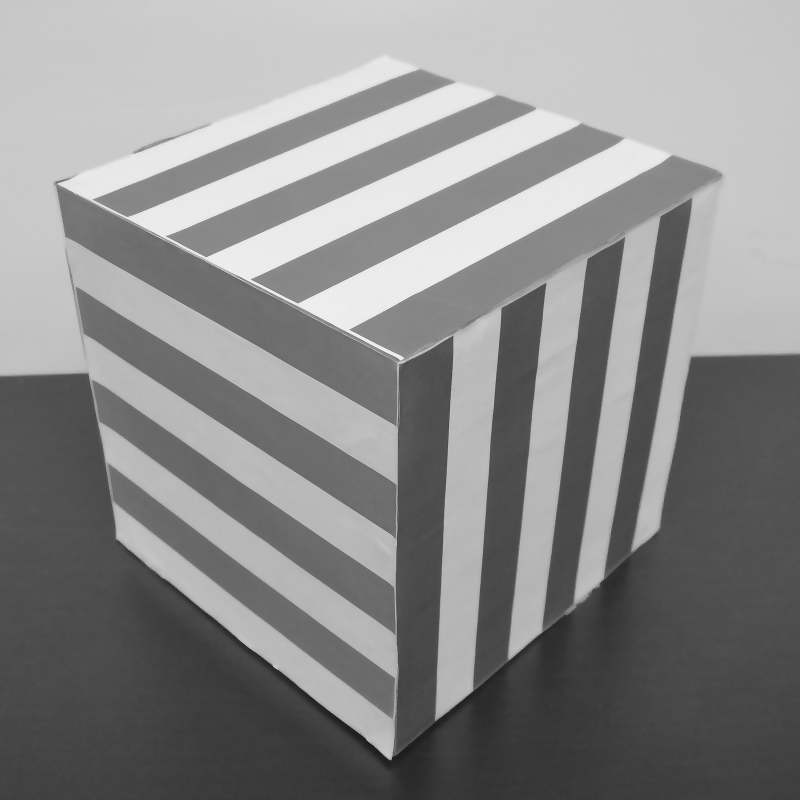
%> input picture tmp.pgm, 1600 x 1600 px (shown at 1/2 size)
$ octave --eval "result = my_sobel(imread('../tmp.pgm'));"   (GNU Octave 9; MATLAB toolbox functions it lacks are replaced by stand-ins)
%> lines starting %> are read from the running program, lines starting %| are printed output that depends on the picture; in (x1, y1, x2, y2) boxes, pixels count from 0 and x2, y2 are one past the last pixel; in counts of white or black regions, pixels touching at a corner belong together; the program's own positions count from 1
function [edgeImage_x,edgeImage_y,magnitude] = my_sobel(originalImage)
assert(all(size(originalImage) <= [2048 2048]));

k = [1 2 1; 0 0 0; -1 -2 -1];
H = conv2(double(originalImage),k, 'same');
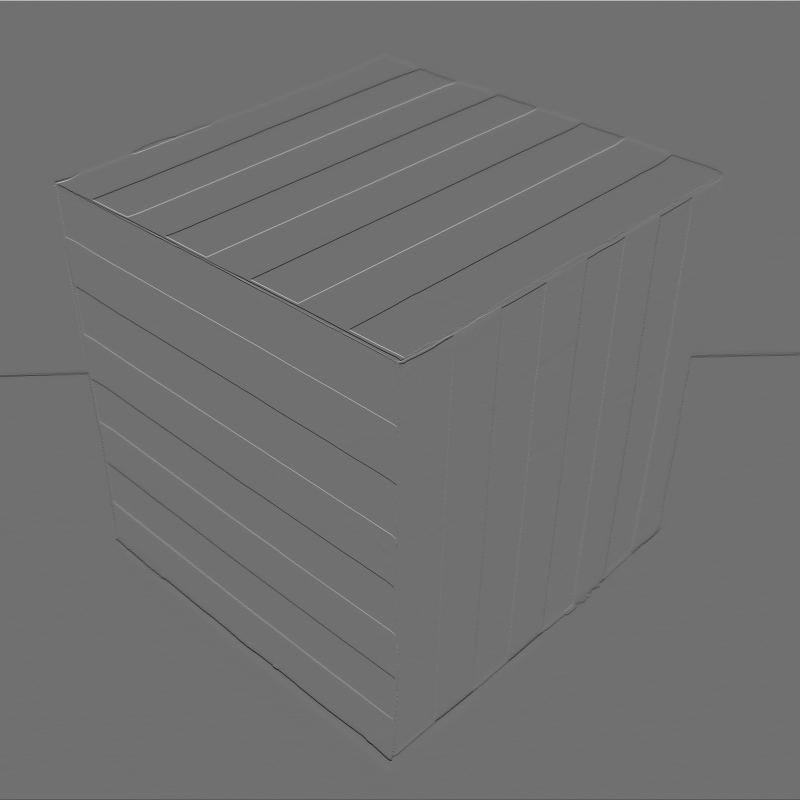
%> H: size 1600x1600 double (shown at 1/2 size); min -664, max 840, mean -0.4; drawn with min black and max white
H = imresize(H,size(originalImage));

V = conv2(double(originalImage),k','same');
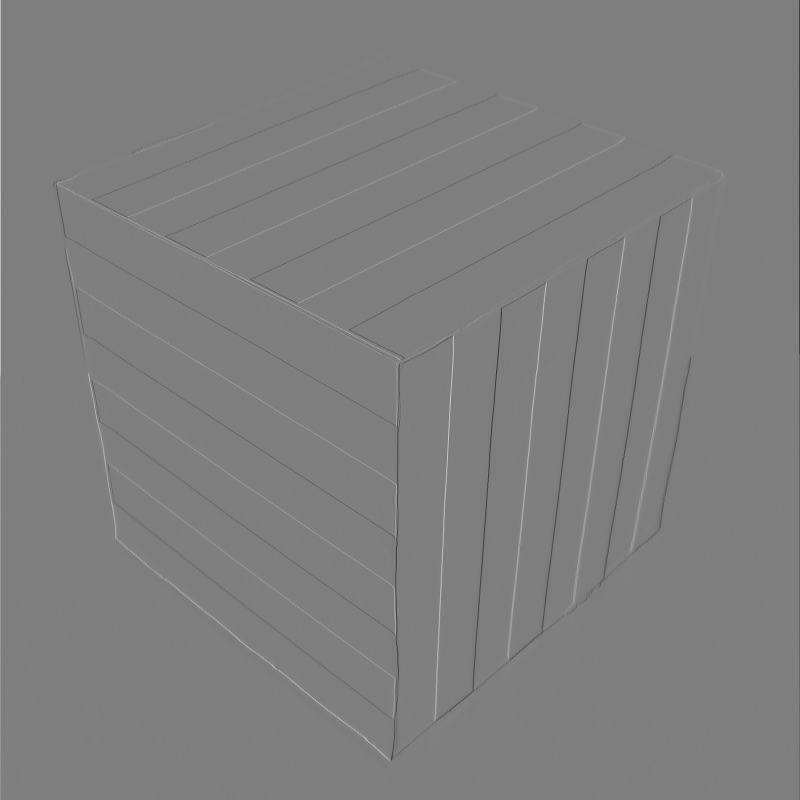
%> V: size 1600x1600 double (shown at 1/2 size); min -800, max 807, mean 0; drawn with min black and max white
V =imresize(V,size(originalImage));
magnitude = sqrt(H.*H + V.*V);
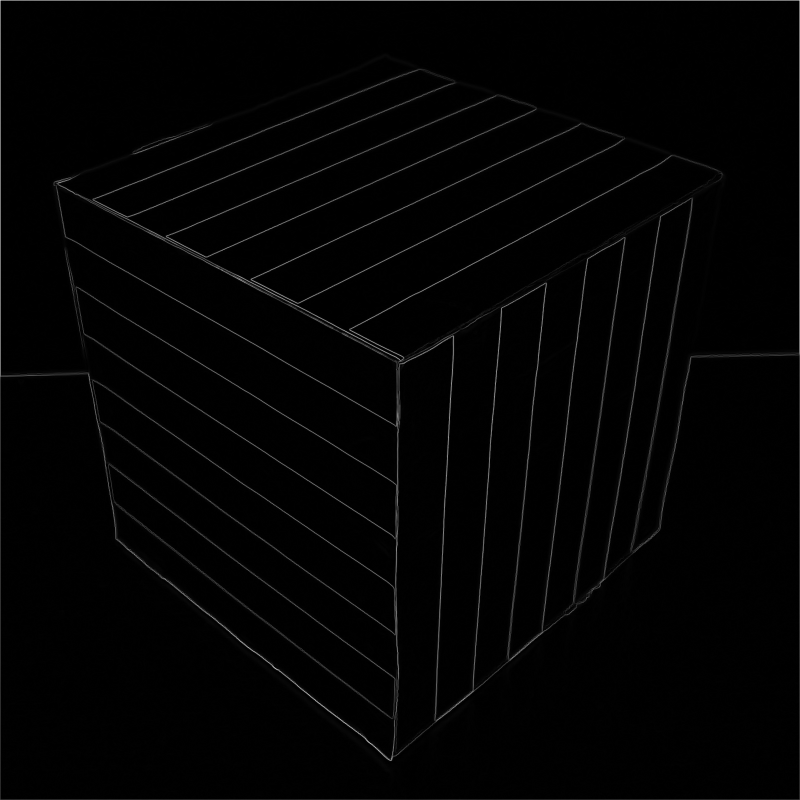
%> magnitude: size 1600x1600 double (shown at 1/2 size); min 0, max 844.3, mean 10.6; drawn with min black and max white
level = graythresh(originalImage);
%> level = 0.561
edgeImage_x = im2bw(H,level);
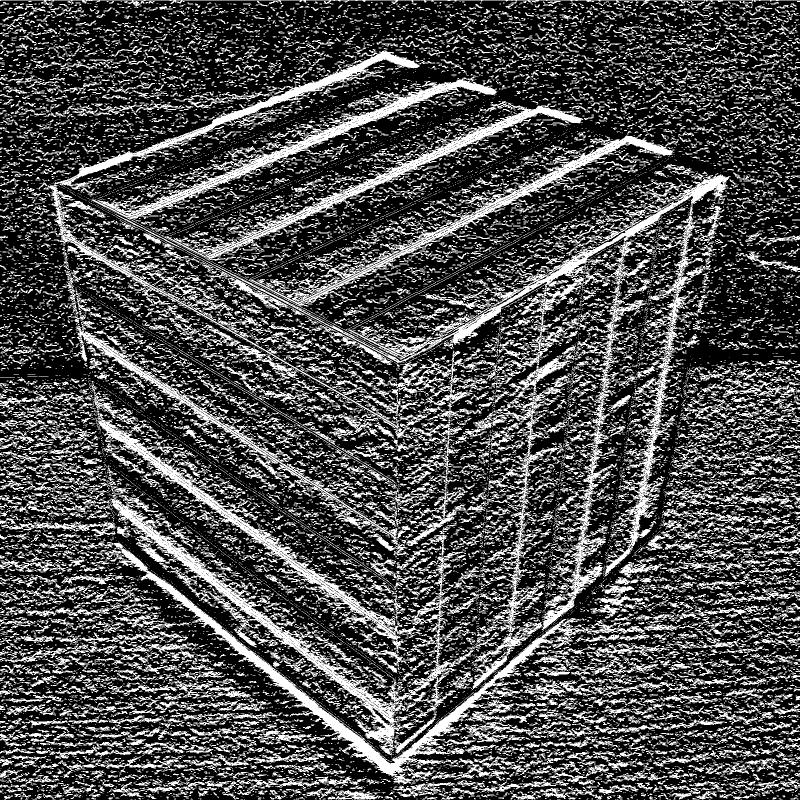
%> edgeImage_x: size 1600x1600 logical (shown at 1/2 size); 30% white; 24109 white regions (18907 under 20 px), largest, box (x1, y1, x2, y2) and area: (230, 271, 1462, 852) 42402, (182, 155, 1167, 522) 32923, (188, 976, 949, 1511) 27863
edgeImage_y = im2bw(V,level);
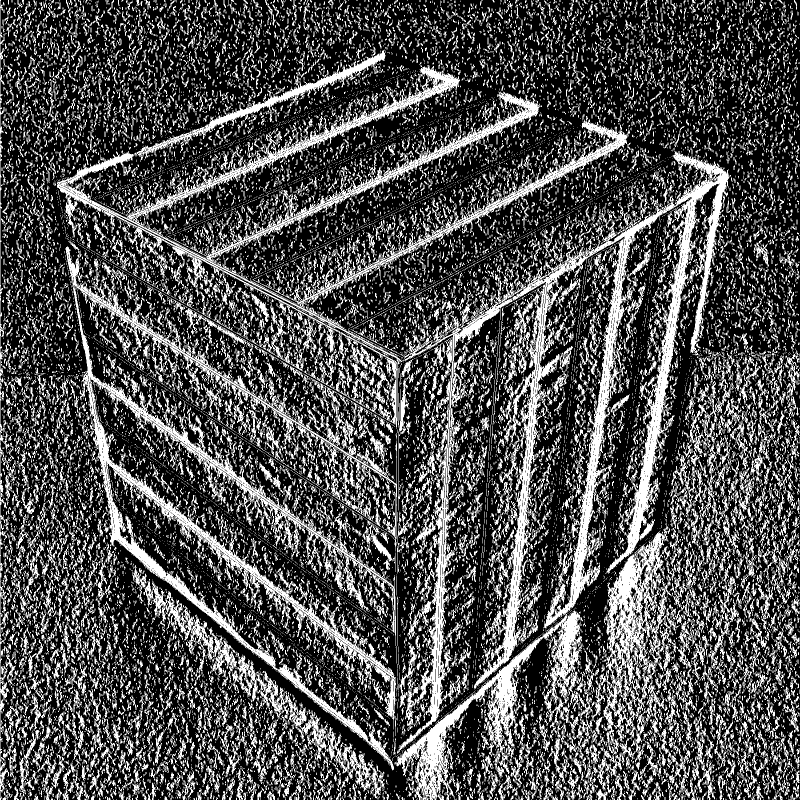
%> edgeImage_y: size 1600x1600 logical (shown at 1/2 size); 30.8% white; 25269 white regions (19745 under 20 px), largest, box (x1, y1, x2, y2) and area: (701, 302, 1459, 1508) 93167, (131, 492, 794, 1541) 71074, (114, 99, 1260, 858) 67930
edgeImage_x = uint8((edgeImage_x>0) * 255);
edgeImage_y = uint8((edgeImage_y >0) * 255);
